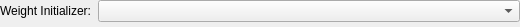
<?xml version="1.0" encoding="UTF-8"?>
<ui version="4.0">
 <class>ViNeuralWeightInitializerWidget</class>
 <widget class="QWidget" name="ViNeuralWeightInitializerWidget">
  <property name="geometry">
   <rect>
    <x>0</x>
    <y>0</y>
    <width>520</width>
    <height>27</height>
   </rect>
  </property>
  <property name="sizePolicy">
   <sizepolicy hsizetype="Preferred" vsizetype="Preferred">
    <horstretch>0</horstretch>
    <verstretch>0</verstretch>
   </sizepolicy>
  </property>
  <property name="minimumSize">
   <size>
    <width>0</width>
    <height>0</height>
   </size>
  </property>
  <property name="maximumSize">
   <size>
    <width>16777215</width>
    <height>16777215</height>
   </size>
  </property>
  <property name="windowTitle">
   <string>Form</string>
  </property>
  <property name="styleSheet">
   <string/>
  </property>
  <layout class="QFormLayout" name="formLayout">
   <property name="leftMargin">
    <number>0</number>
   </property>
   <property name="topMargin">
    <number>0</number>
   </property>
   <property name="rightMargin">
    <number>0</number>
   </property>
   <property name="bottomMargin">
    <number>0</number>
   </property>
   <item row="0" column="0">
    <widget class="QLabel" name="label">
     <property name="maximumSize">
      <size>
       <width>16777215</width>
       <height>16777215</height>
      </size>
     </property>
     <property name="sizeIncrement">
      <size>
       <width>0</width>
       <height>0</height>
      </size>
     </property>
     <property name="text">
      <string>Weight Initializer:</string>
     </property>
    </widget>
   </item>
   <item row="0" column="1">
    <widget class="QComboBox" name="comboBox"/>
   </item>
  </layout>
 </widget>
 <resources/>
 <connections/>
</ui>
